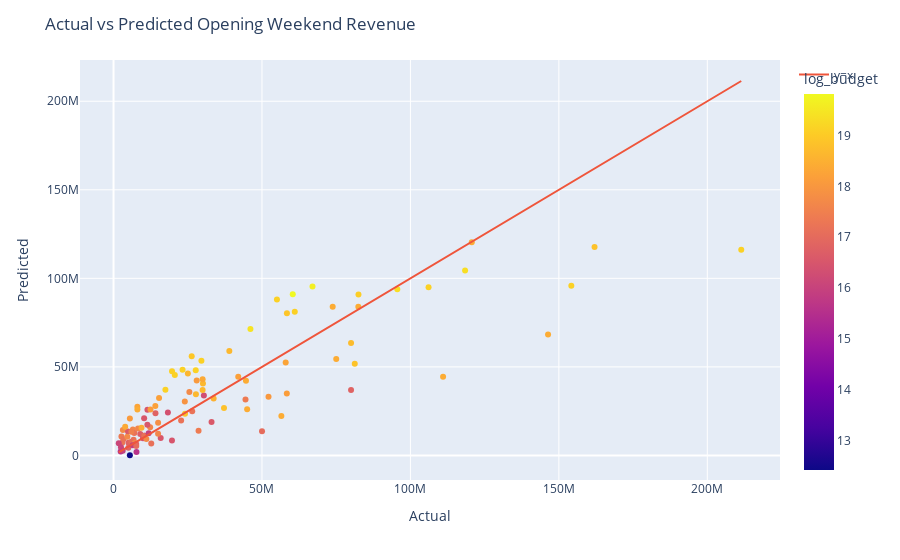

Notebook cell for this chart:
### Code cell
results_df = pd.DataFrame({'title': X_test['title'], 'actual': y_test, 'predicted': pred_simple_glm, 'mpaa_rating': X_test['mpaa_rating'], 'creative_type': X_test['creative_type'], 'budget': X_test['budget'], 'wikipedia_pre_release_cumulative_views': X_test['wikipedia_pre_release_cumulative_views'], 'metacritic_before_wide_friday_calculated': X_test['metacritic_before_wide_friday_calculated'], 'genre': X_test['genre'], 'log_top_5_trailer_views': X_test['log_top_5_trailer_views'], 'sqrt_wikipedia_pre_release_cumulative_views': X_test['sqrt_wikipedia_pre_release_cumulative_views'], 'top_5_trailer_views': X_test['top_5_trailer_views'], 'log_budget': X_test['log_budget'], 'log_wikipedia_pre_release_cumulative_views': X_test['log_wikipedia_pre_release_cumulative_views'], 'log_top_5_trailer_views': X_test['log_top_5_trailer_views'], 'not_friday_opener': X_test['not_friday_opener'], 'production_method': X_test['production_method'], 'normalized_budget': X_test['normalized_budget'], 'normalized_wikipedia_pre_release_cumulative_views': X_test['normalized_wikipedia_pre_release_cumulative_views'], 'normalized_top_5_trailer_views': X_test['normalized_top_5_trailer_views'], 'normalized_metacritic_before_wide_friday_calculated': X_test['normalized_metacritic_before_wide_friday_calculated']})

# plot actual vs predicted
fig = px.scatter(results_df, x='actual', y='predicted', hover_name='title', color='log_budget')
fig.add_trace(go.Scatter(x=results_df['actual'], y=results_df['actual'], mode='lines', name='y=x'))
fig.update_layout(title='Actual vs Predicted Opening Weekend Revenue', xaxis_title='Actual', yaxis_title='Predicted')
